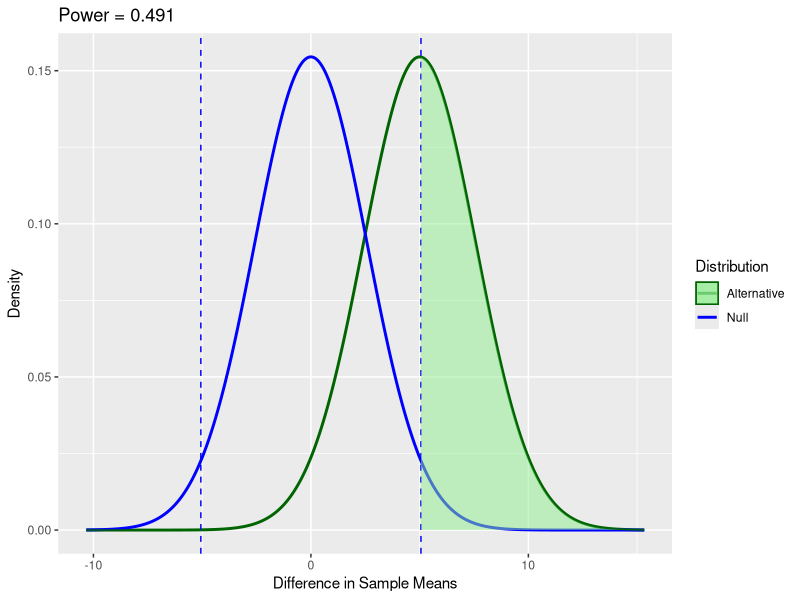

Recreate this plot in R.
# ---- 0. Setup and load libraries, if any ----

library(ggplot2)  # load the graphing library

if(!require("rstudioapi")) install.packages("rstudioapi")
setwd(dirname(getSourceEditorContext()$path))  # set working directory


# ---- 1. Set up the parameters ----
alpha = 0.05  # significance level
n1 = 30       # sample size for group 1
n2 = 30       # sample size for group 2
sd1 = 10      # standard deviation for group 1
sd2 = 10      # standard deviation for group 2
null_mean = 0  # mean difference under the null hypothesis
alt_mean = 5 # mean of the alternative hypothesis

# compute parameters for power calculation
effect_size = abs(alt_mean-null_mean)  # difference in means we want to detect
se = sqrt((sd1^2 / n1) + (sd2^2 / n2)) # standard error of the difference in means
critical_value = qnorm(1 - alpha / 2) * se  # Critical value for two-tailed test

# ---- 2. Calculate power for the two-sample z-test ----

# Compute z-scores for the critical values under the alternative hypothesis
z_upper = (critical_value - effect_size) / se
z_lower = (-critical_value - effect_size) / se

# Power is the probability of rejecting H0 when H1 is true:
# P(X > critical_value | H1) + P(X < -critical_value | H1)
power = pnorm(z_lower) + (1 - pnorm(z_upper))

cat(sprintf("Power of the test: %.3f\n", power))

# ---- 3. Plot the null hypothesis the alt hypothesis, with the power shaded ----

# Calculate the distributions
x = seq(-4 * se + min(null_mean, alt_mean), 
        4 * se + max(null_mean, alt_mean), length.out = 1000)
null_dist = dnorm(x, mean = null_mean, sd = se)
alt_dist = dnorm(x, mean = alt_mean, sd = se)

# Combine into a single data frame
plot_df = rbind(
  data.frame(x = x, y = null_dist, dist = "Null"),
  data.frame(x = x, y = alt_dist, dist = "Alternative")
)


# Plot both distributions and annotate with power
ggplot(plot_df, aes(x = x, y = y, color = dist)) +
  geom_line(size = 1) +
  scale_color_manual(values = c("Null" = "blue", "Alternative" = "darkgreen")) +
  geom_vline(xintercept = c(-critical_value, critical_value), linetype = "dashed", color = "blue") +
  geom_area(
    data = subset(plot_df, dist=="Alternative" & x >= critical_value), 
    aes(y = y), 
    fill = 'lightgreen', alpha = 0.5) +
  geom_area(
    data = subset(plot_df, dist=="Alternative" & x <= -critical_value), 
    aes(y = y), 
    fill = 'lightgreen', alpha = 0.5) +
  labs(title = sprintf("Power = %.3f", power),
       x = "Difference in Sample Means",
       y = "Density",
       color = "Distribution")
